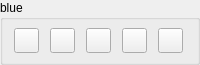
                    <widget class="QGroupBox" name="blue_Gb">
                     <property name="minimumSize">
                      <size>
                       <width>0</width>
                       <height>65</height>
                      </size>
                     </property>
                     <property name="maximumSize">
                      <size>
                       <width>16777215</width>
                       <height>65</height>
                      </size>
                     </property>
                     <property name="title">
                      <string>blue</string>
                     </property>
                     <layout class="QHBoxLayout" name="horizontalLayout_14">
                      <property name="spacing">
                       <number>0</number>
                      </property>
                      <property name="leftMargin">
                       <number>0</number>
                      </property>
                      <property name="topMargin">
                       <number>0</number>
                      </property>
                      <property name="rightMargin">
                       <number>0</number>
                      </property>
                      <property name="bottomMargin">
                       <number>0</number>
                      </property>
                      <item>
                       <widget class="QPushButton" name="skyColor_Btn">
                        <property name="minimumSize">
                         <size>
                          <width>25</width>
                          <height>25</height>
                         </size>
                        </property>
                        <property name="maximumSize">
                         <size>
                          <width>25</width>
                          <height>25</height>
                         </size>
                        </property>
                        <property name="text">
                         <string/>
                        </property>
                       </widget>
                      </item>
                      <item>
                       <widget class="QPushButton" name="azureColor_Btn">
                        <property name="minimumSize">
                         <size>
                          <width>25</width>
                          <height>25</height>
                         </size>
                        </property>
                        <property name="maximumSize">
                         <size>
                          <width>25</width>
                          <height>25</height>
                         </size>
                        </property>
                        <property name="text">
                         <string/>
                        </property>
                       </widget>
                      </item>
                      <item>
                       <widget class="QPushButton" name="blueColor_Btn">
                        <property name="minimumSize">
                         <size>
                          <width>25</width>
                          <height>25</height>
                         </size>
                        </property>
                        <property name="maximumSize">
                         <size>
                          <width>25</width>
                          <height>25</height>
                         </size>
                        </property>
                        <property name="text">
                         <string/>
                        </property>
                       </widget>
                      </item>
                      <item>
                       <widget class="QPushButton" name="smaltColor_Btn">
                        <property name="minimumSize">
                         <size>
                          <width>25</width>
                          <height>25</height>
                         </size>
                        </property>
                        <property name="maximumSize">
                         <size>
                          <width>25</width>
                          <height>25</height>
                         </size>
                        </property>
                        <property name="text">
                         <string/>
                        </property>
                       </widget>
                      </item>
                      <item>
                       <widget class="QPushButton" name="stratosColor_Btn">
                        <property name="minimumSize">
                         <size>
                          <width>25</width>
                          <height>25</height>
                         </size>
                        </property>
                        <property name="maximumSize">
                         <size>
                          <width>25</width>
                          <height>25</height>
                         </size>
                        </property>
                        <property name="text">
                         <string/>
                        </property>
                       </widget>
                      </item>
                     </layout>
                    </widget>
